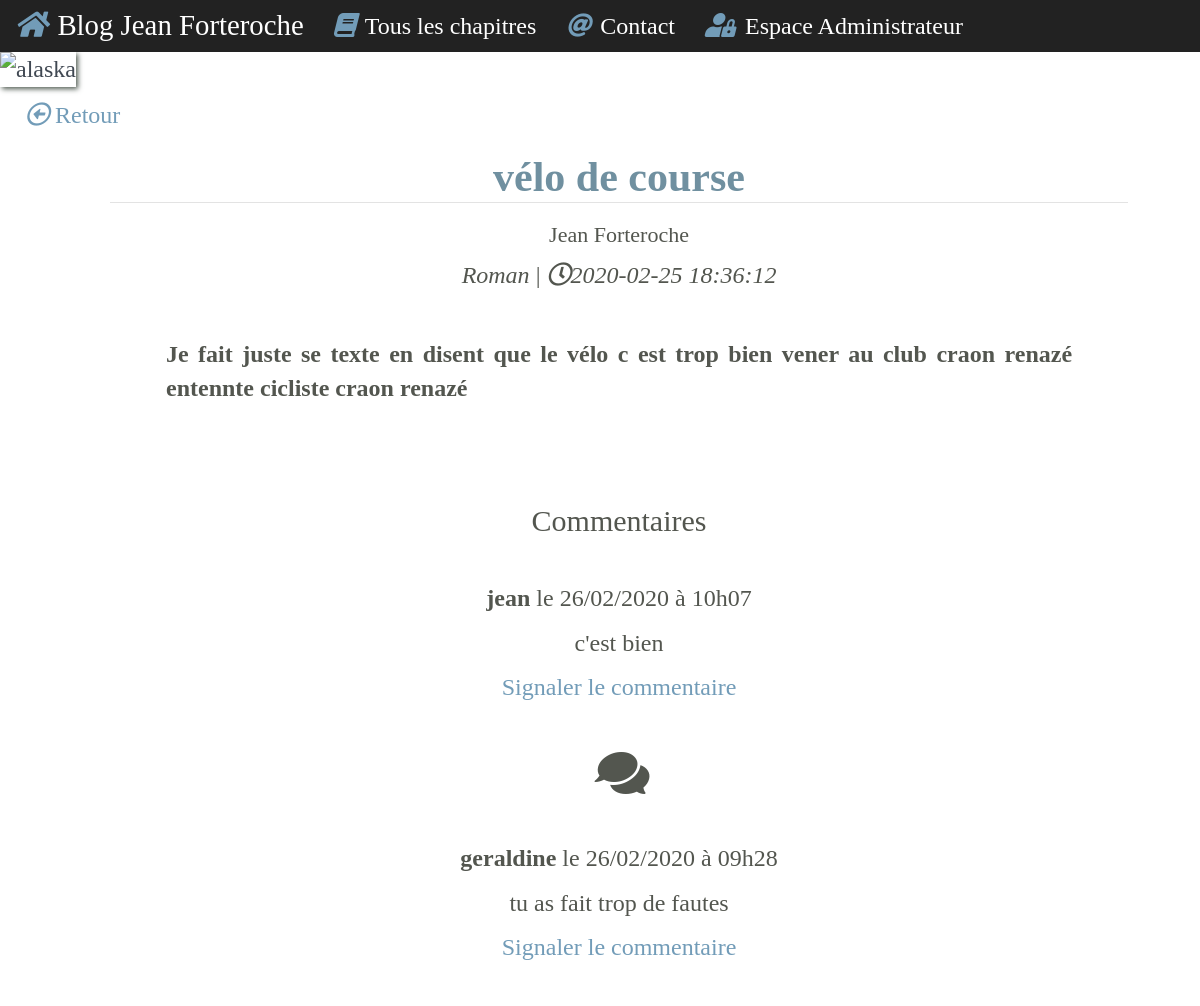
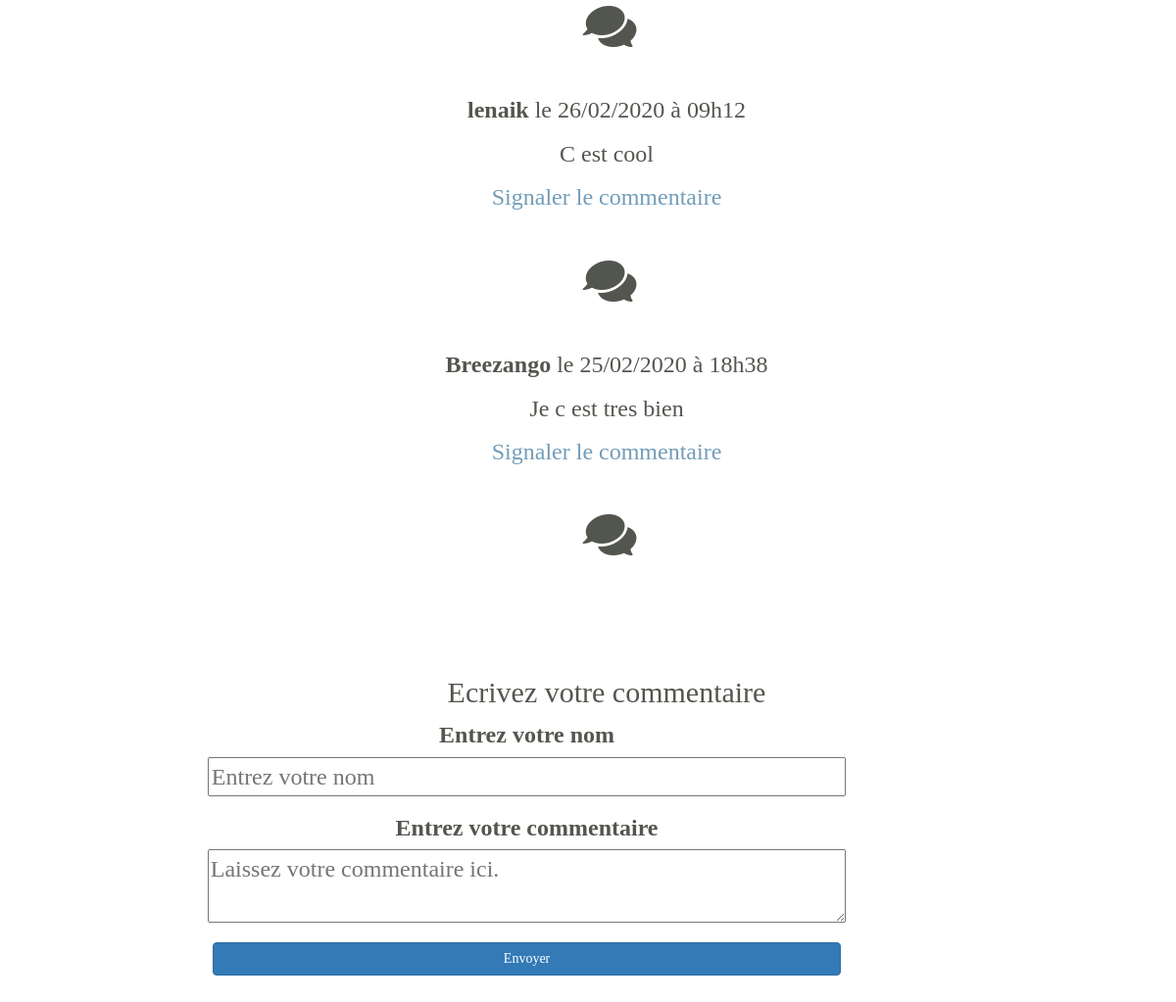
Screenshot of /index.php?action=chapitre&id=61 with the database file from the repository (2 pictures, top to bottom).
### tables this page shows
CREATE TABLE IF NOT EXISTS `chapters` (
  `id` int(11) NOT NULL AUTO_INCREMENT,
  `title` varchar(255) NOT NULL,
  `content` text NOT NULL,
  `created_date` datetime NOT NULL,
  PRIMARY KEY (`id`)
);

CREATE TABLE IF NOT EXISTS `comments` (
  `id` int(11) NOT NULL AUTO_INCREMENT,
  `author` varchar(255) NOT NULL,
  `comment` text NOT NULL,
  `comment_date` datetime NOT NULL,
  `signaled` tinyint(1) DEFAULT 0,
  `post_id` int(11) NOT NULL,
  PRIMARY KEY (`id`)
);

### index.php (called while the page is built, shortened)
<?php
require('controller/frontend.php');
$router = new Router;
$router->init();

### model/ChapterManager.php (called while the page is built, shortened)
<?php
class ChapterManager extends Manager {
  public function getChapter($chapterId) {
    $db = $this->dbConnect();
    $req = $db->prepare('SELECT `id`, `title`, `content`, `created_date` FROM chapters WHERE id = ?');
    $req->execute(array($chapterId));
    $chapter = $req->fetch();
    return $chapter;
  }
}

### model/CommentManager.php (called while the page is built, shortened)
<?php
class CommentManager extends Manager {
  public function getComments($chapterId) {
    $db = $this->dbConnect();
    $comments = $db->prepare('SELECT `id`, `author`, `comment`, DATE_FORMAT(`comment_date`, "%d/%m/%Y à %Hh%i") AS comment_date FROM comments WHERE post_id = ? ORDER BY comment_date DESC');
    $comments->execute(array($chapterId));
    return $comments;
  }
}

### view/frontend/chapterView.php (the view, shortened to what this page needs)
<session class="template-big">
    <a href="chapitres">
        <div class="goback">
          <i class="far fa-arrow-alt-circle-left"></i>
          <span class="goback-text">Retour</span>
        </div>
    </a>
    <div class="indexChapter">
                    <h1 class="title"><?= (html_entity_decode($chapter['title'])) ?></h1><h3>Jean Forteroche</h3>
                    <p class="info"><em>Roman</em> | <em><i class="far fa-clock"></i><?= $chapter['created_date']; ?> </em></p>
                                <br/>
                        <div class="item"><p style="text-align: justify;">
                        <?=(html_entity_decode($chapter['content'])) ?>
                        </div>
                <br/>
                <br/>
                  <h2 class="subtitle-page">Commentaires</h2>
                <br/>
                <?php
                while ($comment = $comments->fetch())
                {
                ?>
                            <p><strong><?= htmlspecialchars($comment['author']) ?></strong> le <?= $comment['comment_date'] ?></p>
                            <p><?= nl2br(htmlspecialchars($comment['comment'])) ?></p>
                            <a  onclick="Signal()" href="index.php?action=signaler-commentaire&id=<?=($comment['id'])?>" >Signaler le commentaire</a>
                          <br/>
                          <br/>
                          <i class="fas fa-comments fa-2x"></i>
                          <br/>
                          <br/>
                <?php
                }
                ?>
                  <div class="containerCom">
                            <h2 class="subtitle-page">Ecrivez votre commentaire</h2>
                            <form class="form-group" action="index.php?action=ajout-commentaire&id=<?= $chapter['id'] ?>" method="post">
                                    <div class="form-group">
                                      <label>Entrez votre nom</label>
                                      <input class="text" placeholder="Entrez votre nom" type="text" id="author" name="author" />
                                    </div>
                                    <div class="form-group">
                                      <label>Entrez votre commentaire</label>
                                      <textarea class="text" placeholder="Laissez votre commentaire ici." type="text" id="comment" name="comment" required ></textarea>
                                    </div>
                                    <div class="form-group">
                                      <input class="btn btn-primary" onclick="Confirmed()" type="submit" value="Envoyer" />
                                    </div>
                            </form>
                  </div>
          </div>
</session>
<?php require('view/frontend/template.php'); ?>

### public/css/styleBlog.css (style rules this page uses)
html, body { margin: 0; padding: 0; border: 0; font-size: 100%; vertical-align: baseline; height: 100px; width: 100%; }
body { color: #404852; font-family:"times new roman", times, serif; font-size: 1.5em; }
h3 { font-size: 22px; text-align: -webkit-center; }
a { color: #729CB8; transition: .3s; transition-duration: .3s; }
.containerCom { margin-top: 75px; }
.form-group { display:flex; flex-direction:column; width: 80%; }
h1.title { font-size: 42px; font-weight: 700; line-height: 1.2; margin-bottom: 1rem; border-bottom: .75px solid #e3e3e3; color:#7090A0; text-align: -webkit-center; }
.goback { margin-left: 40px; }
.item { text-align: justify; color: #53564F; width: 89%; }
.btn-primary { margin: 5px; }
.indexChapter { text-align: -webkit-center; width: 93%; margin-left: 125px; }
p { text-align: center; }

### rows the page displays
chapters: title "vélo de course", created_date "2020-02-25 18:36:12", content "Je fait juste se texte en disent que le vélo c est trop bien vener au club craon renazé entennte cicliste craon renazé"
comments: author "jean", comment_date "26/02/2020 à 10h07", comment "c'est bien"
comments: author "geraldine", comment_date "26/02/2020 à 09h28", comment "tu as fait trop de fautes"
comments: author "lenaik", comment_date "26/02/2020 à 09h12", comment "C est cool"
comments: author "Breezango", comment_date "25/02/2020 à 18h38", comment "Je c est tres bien"
